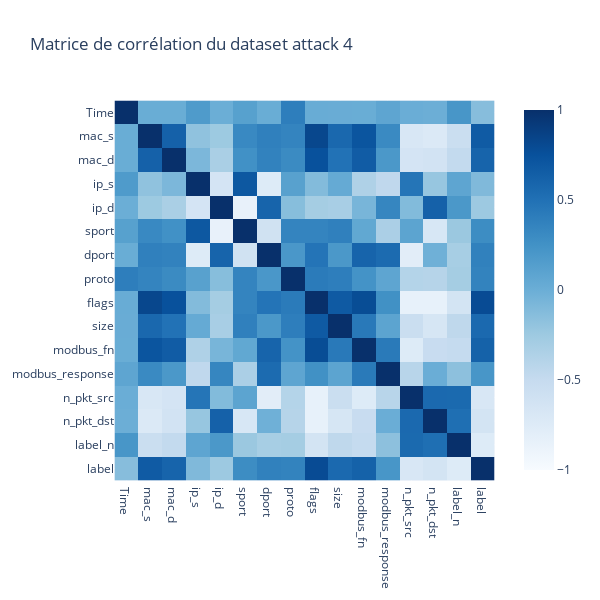

The cell this chart's notebook holds for it:
### Code cell
df = df_net_4

object_cols = df.select_dtypes(include=['object']).columns
le = LabelEncoder()
for col in object_cols:
    df[col] = le.fit_transform(df[col].astype(str))

correlation_matrix = df.corr()

#print(f"Matrice de corrélation pour le DataFrame {dataframes.index(df) + 1}")
#print(correlation_matrix)

fig = px.imshow(correlation_matrix, title="Matrice de corrélation du dataset attack 4", color_continuous_scale="blues", zmin=-1, zmax=1, height=600, width=600)
fig.show()

### Figure 1 — Plotly figure (JSON) as saved in the notebook; plotly's stock layout.template omitted (floating-point values rounded to 4 significant figures; data arrays with more than 128 entries replaced by an {"elided": "..."} marker saying what was removed)
{"data": [{"coloraxis": "coloraxis", "hovertemplate": "x: %{x}<br>y: %{y}<br>color: %{z}<extra></extra>", "name": "0", "type": "heatmap", "x": ["Time", "mac_s", "mac_d", "ip_s", "ip_d", "sport", "dport", "proto", "flags", "size", "modbus_fn", "modbus_response", "n_pkt_src", "n_pkt_dst", "label_n", "label"], "xaxis": "x", "y": ["Time", "mac_s", "mac_d", "ip_s", "ip_d", "sport", "dport", "proto", "flags", "size", "modbus_fn", "modbus_response", "n_pkt_src", "n_pkt_dst", "label_n", "label"], "yaxis": "y", "z": {"elided": "16x16 float values"}}], "layout": {"coloraxis": {"cmax": 1, "cmin": -1, "colorscale": [[0, "rgb(247,251,255)"], [0.125, "rgb(222,235,247)"], [0.25, "rgb(198,219,239)"], [0.375, "rgb(158,202,225)"], [0.5, "rgb(107,174,214)"], [0.625, "rgb(66,146,198)"], [0.75, "rgb(33,113,181)"], [0.875, "rgb(8,81,156)"], [1, "rgb(8,48,107)"]]}, "height": 600, "title": {"text": "Matrice de corrélation du dataset attack 4"}, "width": 600, "xaxis": {"anchor": "y", "constrain": "domain", "domain": [0, 1], "scaleanchor": "y"}, "yaxis": {"anchor": "x", "autorange": "reversed", "constrain": "domain", "domain": [0, 1]}}}
